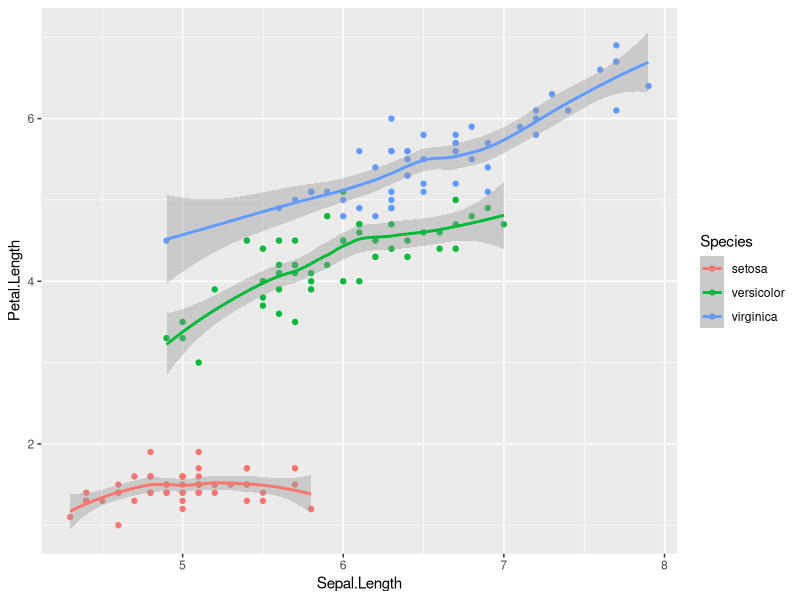
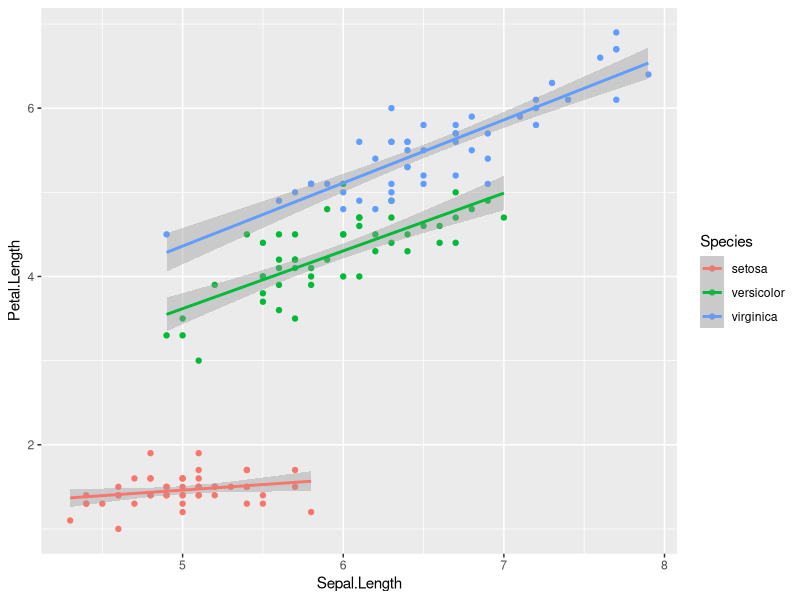
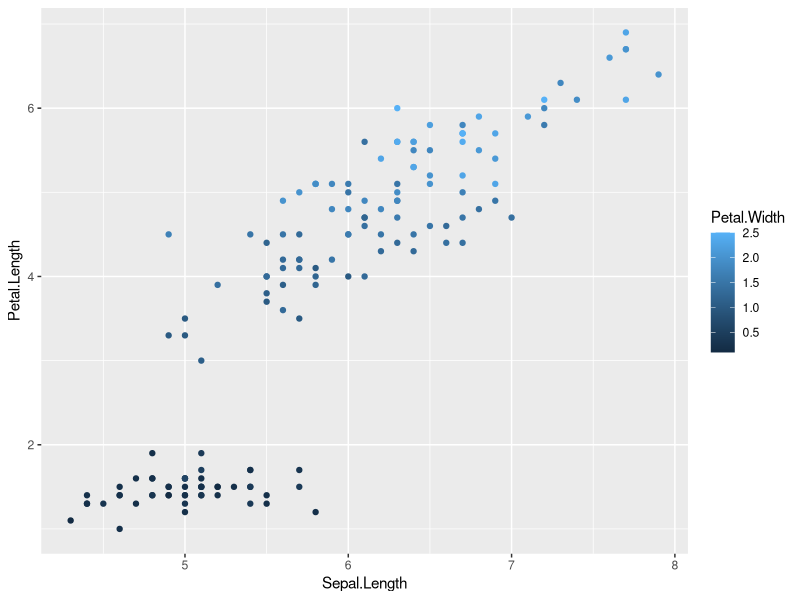
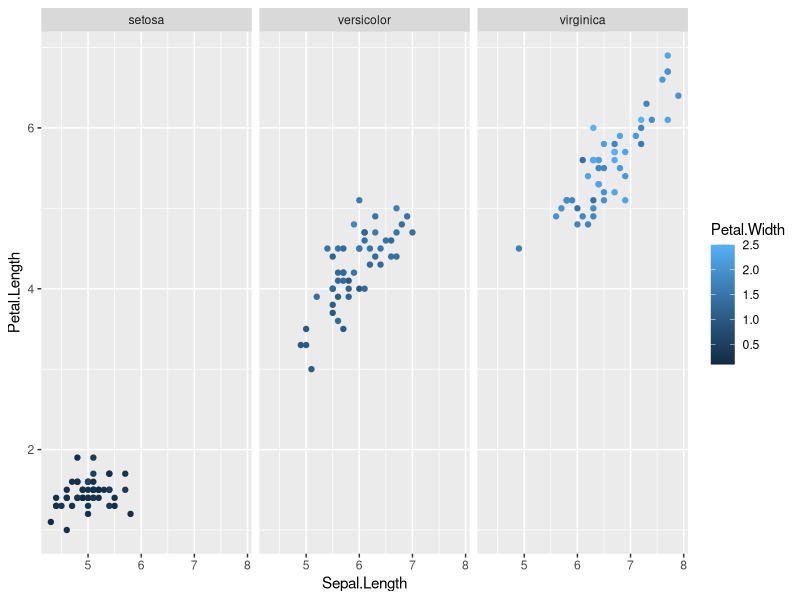

Here is the R script that generated these plots, in order:
## ---- chunk 1
knitr::opts_chunk$set(echo = TRUE)
## ---- chunk 2
library(ggplot2)
## ---- chunk 3
data(iris)
head(iris)
## ---- chunk 4
summary(iris)
## ---- chunk 5
ggplot(iris, aes(x = Sepal.Length, y = Petal.Length,
                 col = Species)) + geom_point() +
  geom_smooth(method = "loess")
## ---- chunk 6
ggplot(iris, aes(x = Sepal.Length, y = Petal.Length,
                 col = Species)) + geom_point() + 
  geom_smooth(method="lm")
## ---- chunk 7
ggplot(iris, aes(x = Sepal.Length, y = Petal.Length,
                 col = Petal.Width)) + geom_point()
## ---- chunk 8
ggplot(iris, aes(x = Sepal.Length, y = Petal.Length,
                 col = Petal.Width)) + geom_point() + 
  facet_wrap(~Species)
